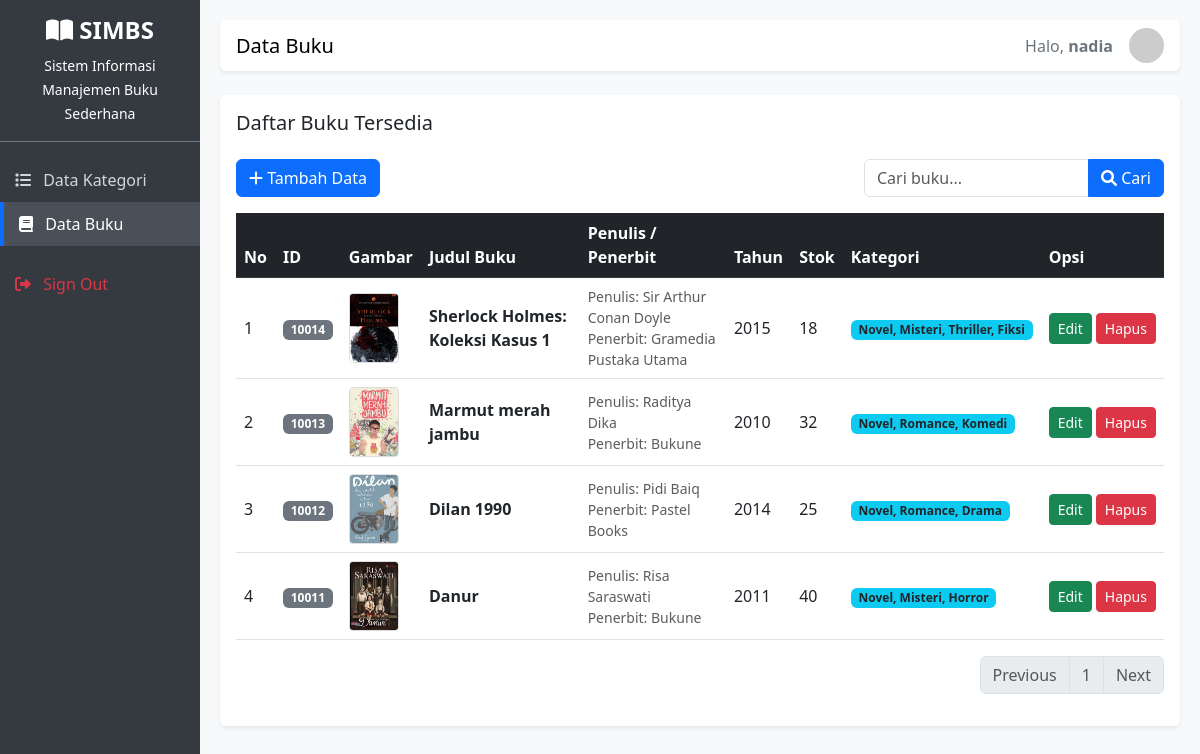
Page /buku.php (signed in) on the committed database.
### tables this page shows
CREATE TABLE `buku` (
  `id_buku` int(11) NOT NULL,
  `judul` varchar(200) NOT NULL,
  `id_kategori` varchar(255) DEFAULT NULL,
  `tanggal_input` datetime DEFAULT current_timestamp(),
  `penulis` varchar(100) DEFAULT NULL,
  `penerbit` varchar(100) DEFAULT NULL,
  `gambar` varchar(255) DEFAULT NULL,
  `tahun_terbit` int(11) DEFAULT NULL,
  `stok` int(11) DEFAULT NULL
);

### buku.php (the view, shortened to what this page needs)
<?php
include 'koneksi.php';
$batas   = 5;
$halaman = isset($_GET['halaman']) ? (int)$_GET['halaman'] : 1;
$halaman_awal = ($halaman > 1) ? ($halaman * $batas) - $batas : 0;
$previous = $halaman - 1;
$next     = $halaman + 1;
$keyword = "";
if (isset($_GET['cari'])) {
    $keyword = $_GET['cari'];
    $where = "WHERE buku.judul LIKE '%$keyword%' OR kategori.nama_kategori LIKE '%$keyword%' OR buku.penulis LIKE '%$keyword%'";
} else {
    $where = "";
}
$sql_total = mysqli_query($koneksi, "SELECT buku.* FROM buku LEFT JOIN kategori ON buku.id_kategori = kategori.id_kategori $where");
$jumlah_data = mysqli_num_rows($sql_total);
$total_halaman = ceil($jumlah_data / $batas);
$sql = "SELECT buku.*,
        (SELECT GROUP_CONCAT(nama_kategori SEPARATOR ', ')
         FROM kategori
         WHERE FIND_IN_SET(kategori.id_kategori, buku.id_kategori)) as nama_kategori_lengkap
        FROM buku
        $where
        ORDER BY buku.tanggal_input DESC
        LIMIT $halaman_awal, $batas";
$query_buku = mysqli_query($koneksi, $sql);
$nomor = $halaman_awal + 1;
?>
<!DOCTYPE html>
<html lang="id">
<head>
    <link href="https://cdn.jsdelivr.net/npm/bootstrap@5.3.0/dist/css/bootstrap.min.css" rel="stylesheet">
    <link rel="stylesheet" href="https://cdnjs.cloudflare.com/ajax/libs/font-awesome/6.0.0/css/all.min.css">
</head>
<body>
<div class="container-fluid">
    <div class="row">
        <div class="col-md-2 sidebar p-0">
            <div class="p-3 text-center border-bottom border-secondary">
                <h4 class="fw-bold"><i class="fa-solid fa-book-open"></i> SIMBS</h4>
                <small>Sistem Informasi Manajemen Buku Sederhana</small>
            </div>
            <div class="mt-3">
                <a href="kategori.php"><i class="fa-solid fa-list me-2"></i> Data Kategori</a>
                <a href="buku.php" class="active"><i class="fa-solid fa-book me-2"></i> Data Buku</a>
                <a href="logout.php" class="text-danger mt-3"><i class="fa-solid fa-right-from-bracket me-2"></i> Sign Out</a>
            </div>
        </div>
        <div class="col-md-10 content">
            <nav class="navbar navbar-light bg-white shadow-sm mb-4 rounded px-3">
                <span class="navbar-brand mb-0 h1">Data Buku</span>
                <div class="d-flex align-items-center">
                    <span class="me-3 text-secondary">Halo, <b><?= $_SESSION['username']; ?></b></span>
                    <img src="https://ui-avatars.com/api/?name=<?= $_SESSION['username']; ?>&background=random" class="rounded-circle" width="35">
                </div>
            </nav>
            <div class="card shadow-sm border-0">
                <div class="card-body">
                    <h5 class="card-title mb-4">Daftar Buku Tersedia</h5>
                    <div class="row mb-3">
                        <div class="col-md-6">
                            <a href="tambah_buku.php" class="btn btn-primary"><i class="fa-solid fa-plus"></i> Tambah Data</a>
                        </div>
                        <div class="col-md-6">
                            <form action="" method="GET" class="d-flex justify-content-end">
                                <div class="input-group" style="max-width: 300px;">
                                    <input type="text" name="cari" class="form-control" placeholder="Cari buku..." value="<?= $keyword; ?>">
                                    <button class="btn btn-primary" type="submit"><i class="fa-solid fa-magnifying-glass"></i> Cari</button>
                                </div>
                            </form>
                        </div>
                    </div>
                    <div class="table-responsive">
                        <table class="table table-hover align-middle">
                            <thead class="table-dark">
                                <tr>
                                    <th>No</th>
                                    <th>ID</th>
                                    <th>Gambar</th>
                                    <th>Judul Buku</th>
                                    <th>Penulis / Penerbit</th>
                                    <th>Tahun</th>
                                    <th>Stok</th>
                                    <th>Kategori</th>
                                    <th>Opsi</th>
                                </tr>
                            </thead>
                            <tbody>
                                <?php if(mysqli_num_rows($query_buku) > 0): ?>
                                    <?php while($row = mysqli_fetch_array($query_buku)): ?>
                                    <tr>
                                        <td><?= $nomor++; ?></td>
                                        <td><span class="badge bg-secondary"><?= $row['id_buku']; ?></span></td>
                                        <td>
                                            <?php if($row['gambar'] != ""): ?>
                                                <img src="img/<?= $row['gambar']; ?>" class="cover-img">
                                            <?php else: ?>
                                                <span class="text-muted small">No Img</span>
                                            <?php endif; ?>
                                        </td>
                                        <td class="fw-bold"><?= $row['judul']; ?></td>
                                        <td>
                                            <small class="d-block text-muted">Penulis: <?= $row['penulis']; ?></small>
                                            <small class="d-block text-muted">Penerbit: <?= $row['penerbit']; ?></small>
                                        </td>
                                        <td><?= $row['tahun_terbit']; ?></td>
                                        <td><?= $row['stok']; ?></td>
                                        <td><span class="badge bg-info text-dark"><?= $row['nama_kategori_lengkap']; ?></span></td>
                                        <td>
                                            <div class="d-flex gap-1">
                                                <a href="edit_buku.php?id=<?= $row['id_buku']; ?>" class="btn btn-success btn-sm">Edit</a>
                                                <a href="hapus_buku.php?id=<?= $row['id_buku']; ?>" class="btn btn-danger btn-sm" onclick="return confirm('Yakin hapus?')">Hapus</a>
                                            </div>
                                        </td>
                                    </tr>
                                    <?php endwhile; ?>
                                <?php else: ?>
                                    <tr><td colspan="9" class="text-center text-muted">Data tidak ditemukan.</td></tr>
                                <?php endif; ?>
                            </tbody>
                        </table>
                    </div>
                    <nav>
                        <ul class="pagination justify-content-end">
                            <li class="page-item <?= ($halaman <= 1) ? 'disabled' : ''; ?>"><a class="page-link" href="?halaman=<?= $previous ?>">Previous</a></li>
                            <li class="page-item disabled"><a class="page-link" href="#"><?= $halaman ?></a></li>
                            <li class="page-item <?= ($halaman >= $total_halaman) ? 'disabled' : ''; ?>"><a class="page-link" href="?halaman=<?= $next ?>">Next</a></li>
                        </ul>
                    </nav>
                </div>
            </div>
        </div>
    </div>
</div>
</body>
</html>

### buku.php (style rules this page uses)
body { background-color: #f8f9fa; }
.sidebar { min-height: 100vh; background-color: #343a40; color: white; }
.sidebar a { color: #cfd8dc; text-decoration: none; padding: 10px 15px; display: block; }
.sidebar a:hover, .sidebar a.active { background-color: #495057; color: white; border-left: 4px solid #0d6efd; }
.content { padding: 20px; }
.cover-img { width: 50px; height: 70px; object-fit: cover; border-radius: 4px; border: 1px solid #ddd; }

### rows in the picture
buku: id_buku "10014", gambar (picture), judul "Sherlock Holmes: Koleksi Kasus 1", penulis "Sir Arthur Conan Doyle", penerbit "Gramedia Pustaka Utama", tahun_terbit "2015", stok "18", nama_kategori_lengkap "Novel, Misteri, Thriller, Fiksi"
buku: id_buku "10013", gambar (picture), judul "Marmut merah jambu", penulis "Raditya Dika", penerbit "Bukune", tahun_terbit "2010", stok "32", nama_kategori_lengkap "Novel, Romance, Komedi"
buku: id_buku "10012", gambar (picture), judul "Dilan 1990", penulis "Pidi Baiq", penerbit "Pastel Books", tahun_terbit "2014", stok "25", nama_kategori_lengkap "Novel, Romance, Drama"
buku: id_buku "10011", gambar (picture), judul "Danur", penulis "Risa Saraswati", penerbit "Bukune", tahun_terbit "2011", stok "40", nama_kategori_lengkap "Novel, Misteri, Horror"

### other values in the picture
$_SESSION['username'] "nadia"
$halaman "1"
